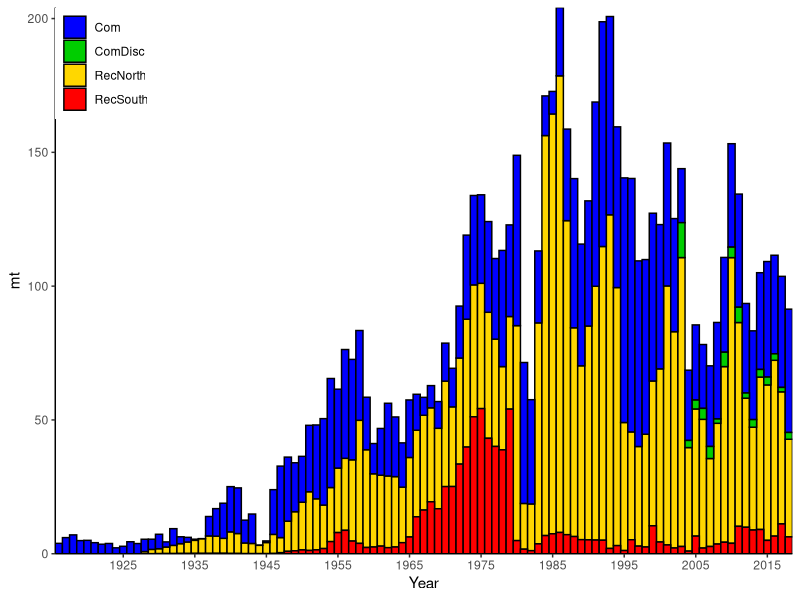
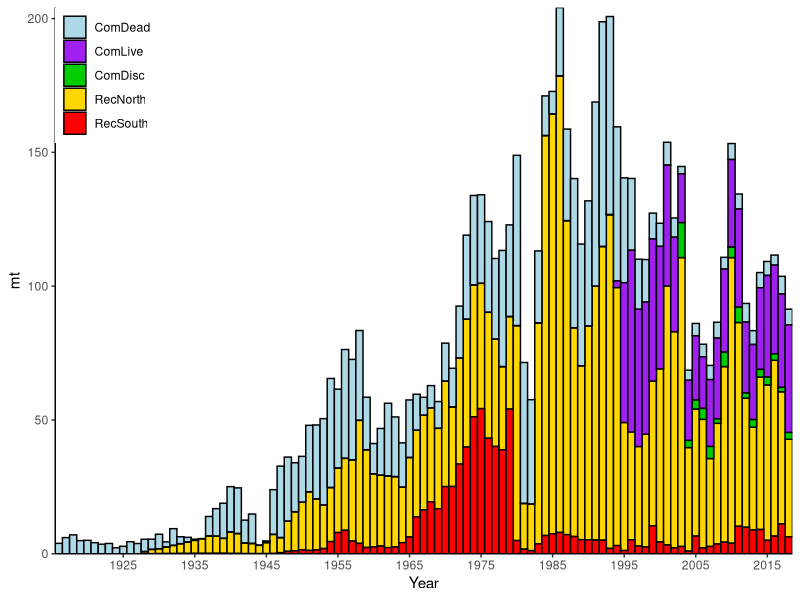
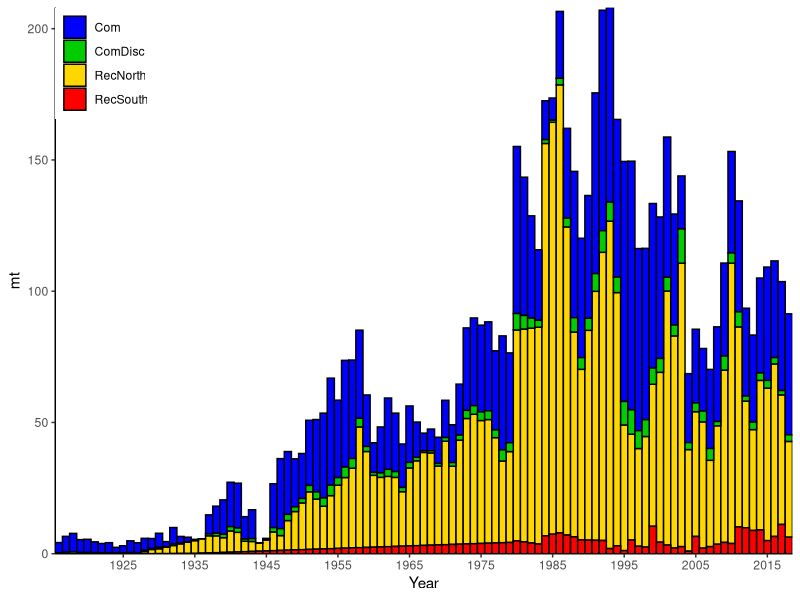
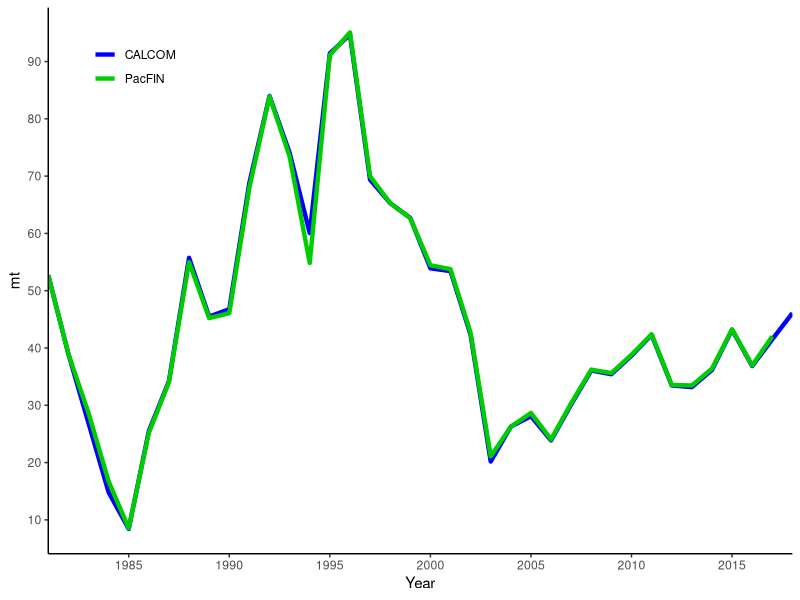

The R script that drew these images, in order:
library(ggplot2)
library(dplyr)
library(tidyr)
setwd('C:/GopherBlackYellow2019/txt_files')

catches = read.csv('Catch_stream_w_alts.csv',header=T)

#bar plot of original catches
catches_orig = catches %>%
               select(Year, RecNorth, RecSouthorig, Calcom, WCGOPdiscard) %>%
               rename(RecSouth = RecSouthorig, Com = Calcom, ComDisc = WCGOPdiscard) %>%
               gather(Source,mt,RecNorth:ComDisc) 
               


catches_orig$Source <- factor(catches_orig$Source, 
                              levels=c('Com','ComDisc',
                                       'RecNorth', 'RecSouth'))

out.dir = "C:/GopherBlackYellow2019/Figures/"
png(filename = paste0(out.dir,"Catches_original.png"),
    width = 6, height = 4, units = "in", pointsize = 12, res=300)
#x11()
ggplot(catches_orig, aes(x=Year, y=mt, fill=Source)) +
  geom_bar(stat="identity", width=1,colour="black") +
  theme(panel.grid.major = element_blank(), 
        panel.grid.minor = element_blank(),
        panel.background = element_blank(),
        panel.border = element_blank(),
        axis.line = element_line(colour = "black"),
      legend.justification = c(0, 1), 
      legend.position = c(0, 1)) +
  theme(legend.title=element_blank()) +
   scale_x_continuous(breaks = seq(1915,2020, by = 10),
                      , expand = c(0, 0)) +
   scale_y_continuous(expand = c(0, 0)) +
  scale_fill_manual("legend", 
                    values = c("Com" = "blue", 
                               "ComDisc" = "green3",
                               "RecNorth" = "gold", 
                               "RecSouth" = "red"))
dev.off()
   


#plot with commercial including live vs. dead
catches_orig2 = catches %>%
  select(Year, RecNorth, RecSouthorig, Calcomdead, Calcomlive, WCGOPdiscard) %>%
  rename(RecSouth = RecSouthorig, ComDead = Calcomdead,
         ComLive = Calcomlive, ComDisc = WCGOPdiscard) %>%
  gather(Source,mt,RecNorth:ComDisc) 



catches_orig2$Source <- factor(catches_orig2$Source, 
                              levels=c('ComDead','ComLive','ComDisc',
                                       'RecNorth', 'RecSouth'))

out.dir = "C:/GopherBlackYellow2019/Figures/"
png(filename = paste0(out.dir,"Catches_original2.png"),
    width = 6, height = 4, units = "in", pointsize = 12, res=300)
#x11()
ggplot(catches_orig2, aes(x=Year, y=mt, fill=Source)) +
  geom_bar(stat="identity", width=1,colour="black") +
  theme(panel.grid.major = element_blank(), 
        panel.grid.minor = element_blank(),
        panel.background = element_blank(),
        panel.border = element_blank(),
        axis.line = element_line(colour = "black"),
        #  legend.position='top', 
        #  legend.justification='left'
        legend.justification = c(0, 1), 
        legend.position = c(0, 1)) +
  theme(legend.title=element_blank()) +
  scale_x_continuous(breaks = seq(1915,2020, by = 10),
                     expand = c(0, 0)) +
  scale_y_continuous(expand = c(0, 0)) +
  scale_fill_manual("legend", 
                    values = c("ComDead" = "lightblue",
                               "ComLive" = "purple",
                               "ComDisc" = "green3",
                               "RecNorth" = "gold", 
                               "RecSouth" = "red"))
dev.off()




#plot with alternative catch stream for rec and WCGOP
catches_orig3 = catches %>%
  select(Year, RecNorthalt1, RecSouthalt1, Calcom, WCGOPalt1) %>%
  rename(RecNorth = RecNorthalt1, RecSouth = RecSouthalt1, 
         Com = Calcom, ComDisc = WCGOPalt1) %>%
  gather(Source,mt,RecNorth:ComDisc) 



catches_orig$Source <- factor(catches_orig3$Source, 
                              levels=c('Com','ComDisc',
                                       'RecNorth', 'RecSouth'))

out.dir = "C:/GopherBlackYellow2019/Figures/"
png(filename = paste0(out.dir,"Catches_alternate.png"),
    width = 6, height = 4, units = "in", pointsize = 12, res=300)
#x11()
ggplot(catches_orig3, aes(x=Year, y=mt, fill=Source)) +
  geom_bar(stat="identity", width=1,colour="black") +
  theme(panel.grid.major = element_blank(), 
        panel.grid.minor = element_blank(),
        panel.background = element_blank(),
        panel.border = element_blank(),
        axis.line = element_line(colour = "black"),
        legend.justification = c(0, 1), 
        legend.position = c(0, 1)) +
  theme(legend.title=element_blank()) +
  scale_x_continuous(breaks = seq(1915,2020, by = 10),
                     , expand = c(0, 0)) +
  scale_y_continuous(expand = c(0, 0)) +
  scale_fill_manual("legend", 
                    values = c("Com" = "blue", 
                               "ComDisc" = "green3",
                               "RecNorth" = "gold", 
                               "RecSouth" = "red"))
dev.off()




#Calcom vs pacfin
#plot
com_compare = catches %>%
  select(Year, Calcom, Pacfin) %>%
  rename(CALCOM = Calcom, PacFIN = Pacfin) %>%
  filter(Year>1980) %>%
  gather(Source,mt, CALCOM:PacFIN) 


out.dir = "C:/GopherBlackYellow2019/Figures/"
png(filename = paste0(out.dir,"Calcom_vs_Pacfin.png"),
    width = 6, height = 4, units = "in", pointsize = 12, res=300)
#x11()
ggplot(com_compare, aes(x=Year, y = mt, colour=Source)) +
  geom_line(lwd = 1.5) +
  scale_color_manual(values=c("blue", "green3")) +
  theme(panel.grid.major = element_blank(), 
        panel.grid.minor = element_blank(),
        panel.background = element_blank(),
        panel.border = element_blank(),
        axis.line = element_line(colour = "black"),
        legend.justification = c(0, 1), 
        legend.position = c(0.05, .95)) +
  theme(legend.title=element_blank()) +
  scale_x_continuous(breaks = seq(1980,2020, by = 5),
                     expand = c(0, 0)) +
  scale_y_continuous(breaks = seq(0,100, by = 10))#,expand = c(0, 0)) 
 


#plot with discard alternative2
